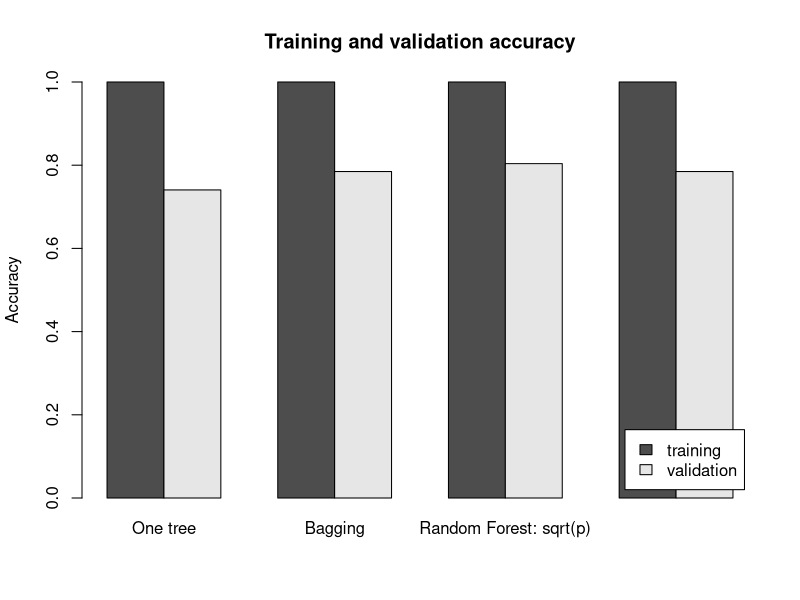
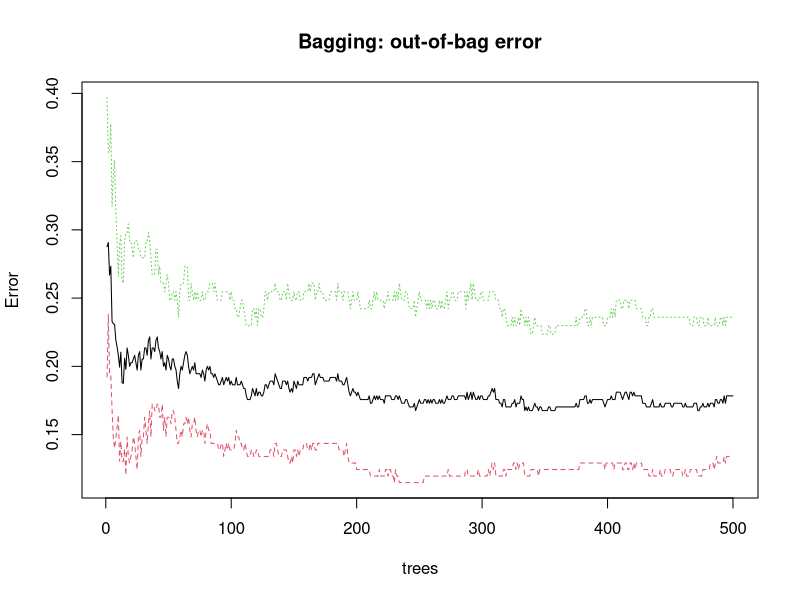
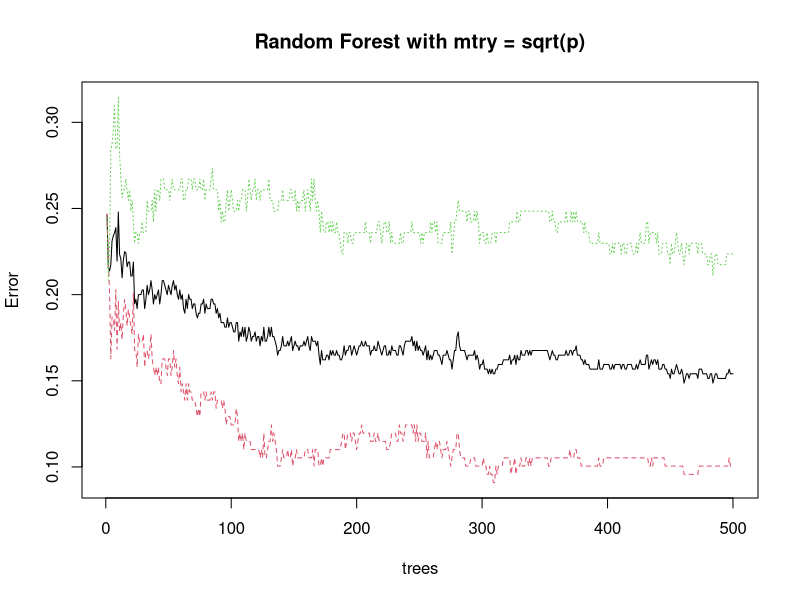
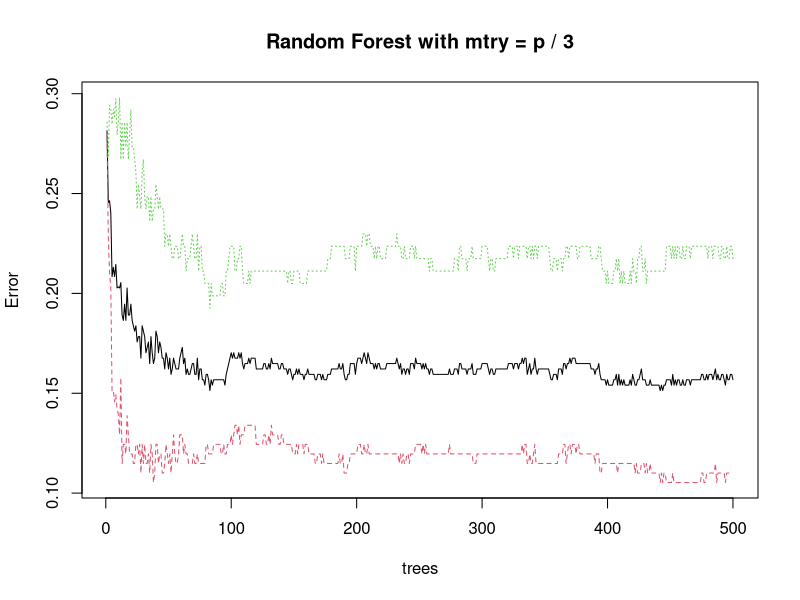
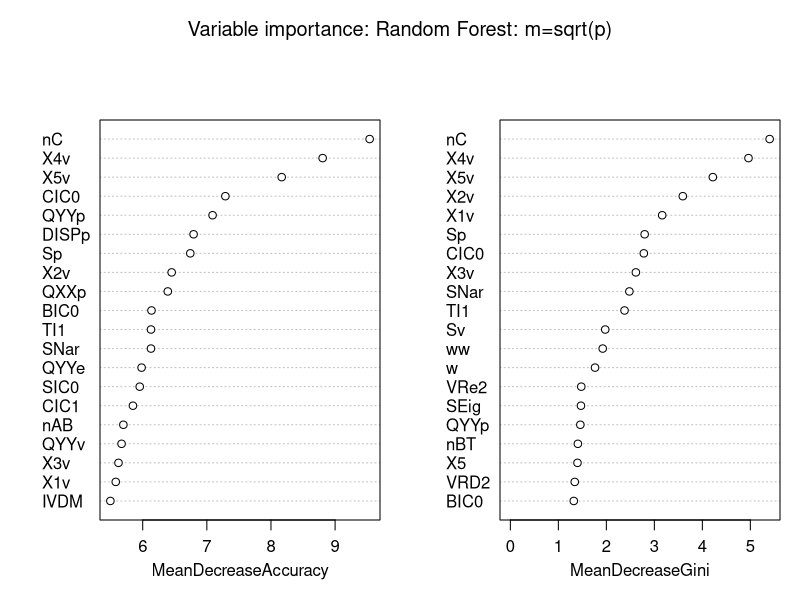
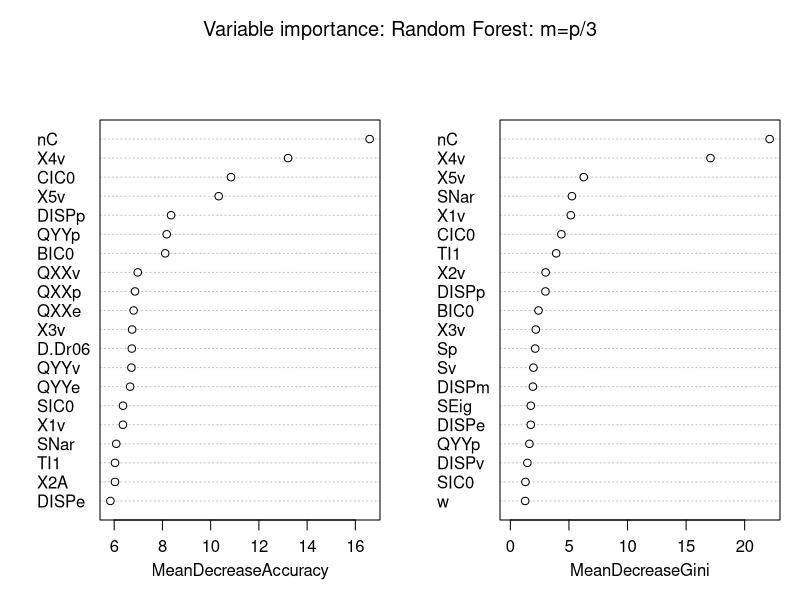
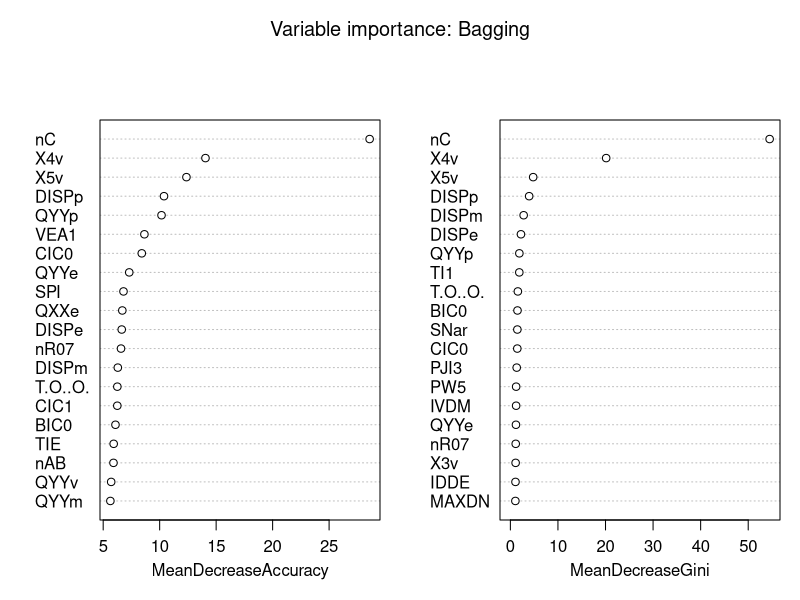

The R script that drew these images, in order:
############################################################
# Random Forest tutorial
# Course: 732G57
#
# Dataset:
#   MDRR data from the caret package
#
# Models:
#   1. One unpruned tree
#   2. Bagging
#   3. Random Forest with mtry = sqrt(p)
#   4. Random Forest with mtry = p / 3
############################################################


############################################################
# 1. Load packages and data
############################################################

library(caret)
library(randomForest)

data(mdrr)
?mdrr
# Predictor matrix
X <- mdrrDescr

# Binary response
y <- mdrrClass

# Inspect the data
dim(X)
table(y)
str(y)

# Number of observations and predictors
n <- nrow(X)
p <- ncol(X)

cat("Number of observations:", n, "\n")
cat("Number of predictors:", p, "\n")
cat("Classes:\n")
print(table(y))


############################################################
# 2. Remove near-zero variance predictors
############################################################

# Some molecular descriptors may contain almost no variation.
# These variables contribute little information and can create
# unnecessary computations.

nzv_index <- nearZeroVar(X)

if (length(nzv_index) > 0) {
  X <- X[, -nzv_index, drop = FALSE]
}

p <- ncol(X)

cat("Number of predictors after preprocessing:", p, "\n")


############################################################
# 3. Split into training and validation data
############################################################

set.seed(73257)

# Stratified split:
# approximately 70% from each class goes to training data.

train_index <- createDataPartition(
  y = y,
  p = 0.70,
  list = FALSE
)

X_train <- X[train_index, , drop = FALSE]
X_valid <- X[-train_index, , drop = FALSE]

y_train <- y[train_index]
y_valid <- y[-train_index]

cat("\nTraining data:\n")
print(dim(X_train))
print(table(y_train))

cat("\nValidation data:\n")
print(dim(X_valid))
print(table(y_valid))


############################################################
# 4. Choose values for mtry
############################################################

p <- ncol(X_train)

mtry_bagging <- p
mtry_sqrt <- max(1, floor(sqrt(p)))
mtry_third <- max(1, floor(p / 3))

cat("\nValues of mtry:\n")
cat("Bagging:", mtry_bagging, "\n")
cat("sqrt(p):", mtry_sqrt, "\n")
cat("p / 3:", mtry_third, "\n")


############################################################
# 5. Model 1: One tree
############################################################

# The randomForest package does not fit a pruned CART tree.
#
# Here we create one randomForest-style tree:
#   - ntree = 1 gives one tree
#   - mtry = p allows all predictors at each split
#   - replace = FALSE and sampsize = n use all training data
#
# This is suitable for illustrating the transition from
# one tree to bagging and Random Forest.

set.seed(1001)

fit_tree <- randomForest(
  x = X_train,
  y = y_train,
  ntree = 1,
  mtry = p,
  replace = FALSE,
  sampsize = nrow(X_train),
  nodesize = 1,
  importance = TRUE
)

print(fit_tree)


############################################################
# 6. Model 2: Bagging
############################################################

# Bagging uses all p predictors as candidates at every split.
#
# Each tree is fitted to a bootstrap sample, but there is no
# random predictor selection at the splits.

set.seed(1002)

fit_bagging <- randomForest(
  x = X_train,
  y = y_train,
  ntree = 500,
  mtry = mtry_bagging,
  replace = TRUE,
  nodesize = 1,
  importance = TRUE
)

print(fit_bagging)


############################################################
# 7. Model 3: Random Forest with mtry = sqrt(p)
############################################################

# At each split, approximately sqrt(p) randomly selected
# predictors are considered.

set.seed(1003)

fit_rf_sqrt <- randomForest(
  x = X_train,
  y = y_train,
  ntree = 500,
  mtry = mtry_sqrt,
  replace = TRUE,
  nodesize = 1,
  importance = TRUE
)

print(fit_rf_sqrt)


############################################################
# 8. Model 4: Random Forest with mtry = p / 3
############################################################

# A larger set of candidate predictors is considered
# at each split.

set.seed(1004)

fit_rf_third <- randomForest(
  x = X_train,
  y = y_train,
  ntree = 500,
  mtry = mtry_third,
  replace = TRUE,
  nodesize = 1,
  importance = TRUE
)

print(fit_rf_third)


############################################################
# 9. Predicted classes for training data
############################################################

tree_train_class <- predict(
  fit_tree,
  newdata = X_train,
  type = "response"
)

bagging_train_class <- predict(
  fit_bagging,
  newdata = X_train,
  type = "response"
)

rf_sqrt_train_class <- predict(
  fit_rf_sqrt,
  newdata = X_train,
  type = "response"
)

rf_third_train_class <- predict(
  fit_rf_third,
  newdata = X_train,
  type = "response"
)


############################################################
# 10. Predicted classes for validation data
############################################################

tree_valid_class <- predict(
  fit_tree,
  newdata = X_valid,
  type = "response"
)

bagging_valid_class <- predict(
  fit_bagging,
  newdata = X_valid,
  type = "response"
)

rf_sqrt_valid_class <- predict(
  fit_rf_sqrt,
  newdata = X_valid,
  type = "response"
)

rf_third_valid_class <- predict(
  fit_rf_third,
  newdata = X_valid,
  type = "response"
)


############################################################
# 11. Predicted probabilities for training data
############################################################

tree_train_prob <- predict(
  fit_tree,
  newdata = X_train,
  type = "prob"
)

bagging_train_prob <- predict(
  fit_bagging,
  newdata = X_train,
  type = "prob"
)

rf_sqrt_train_prob <- predict(
  fit_rf_sqrt,
  newdata = X_train,
  type = "prob"
)

rf_third_train_prob <- predict(
  fit_rf_third,
  newdata = X_train,
  type = "prob"
)


############################################################
# 12. Predicted probabilities for validation data
############################################################

tree_valid_prob <- predict(
  fit_tree,
  newdata = X_valid,
  type = "prob"
)

bagging_valid_prob <- predict(
  fit_bagging,
  newdata = X_valid,
  type = "prob"
)

rf_sqrt_valid_prob <- predict(
  fit_rf_sqrt,
  newdata = X_valid,
  type = "prob"
)

rf_third_valid_prob <- predict(
  fit_rf_third,
  newdata = X_valid,
  type = "prob"
)


############################################################
# 13. Collect fitted values for training data
############################################################

train_predictions <- data.frame(
  observed = y_train,
  tree = tree_train_class,
  bagging = bagging_train_class,
  rf_sqrt = rf_sqrt_train_class,
  rf_p_third = rf_third_train_class,
  tree_prob_active = tree_train_prob[, "Active"],
  bagging_prob_active = bagging_train_prob[, "Active"],
  rf_sqrt_prob_active = rf_sqrt_train_prob[, "Active"],
  rf_p_third_prob_active = rf_third_train_prob[, "Active"]
)

head(train_predictions)


############################################################
# 14. Collect predictions for validation data
############################################################

valid_predictions <- data.frame(
  observed = y_valid,
  tree = tree_valid_class,
  bagging = bagging_valid_class,
  rf_sqrt = rf_sqrt_valid_class,
  rf_p_third = rf_third_valid_class,
  tree_prob_active = tree_valid_prob[, "Active"],
  bagging_prob_active = bagging_valid_prob[, "Active"],
  rf_sqrt_prob_active = rf_sqrt_valid_prob[, "Active"],
  rf_p_third_prob_active = rf_third_valid_prob[, "Active"]
)

head(valid_predictions)


############################################################
# 15. Compute accuracy
############################################################

classification_accuracy <- function(observed, predicted) {
  
  mean(observed == predicted)
  
}

accuracy_results <- data.frame(
  model = c(
    "One tree",
    "Bagging",
    "Random Forest: sqrt(p)",
    "Random Forest: p / 3"
  ),
  mtry = c(
    p,
    mtry_bagging,
    mtry_sqrt,
    mtry_third
  ),
  train_accuracy = c(
    classification_accuracy(y_train, tree_train_class),
    classification_accuracy(y_train, bagging_train_class),
    classification_accuracy(y_train, rf_sqrt_train_class),
    classification_accuracy(y_train, rf_third_train_class)
  ),
  validation_accuracy = c(
    classification_accuracy(y_valid, tree_valid_class),
    classification_accuracy(y_valid, bagging_valid_class),
    classification_accuracy(y_valid, rf_sqrt_valid_class),
    classification_accuracy(y_valid, rf_third_valid_class)
  )
)

print(accuracy_results)


############################################################
# 16. Confusion matrices
############################################################

cat("\n==================================================\n")
cat("One tree: validation data\n")
cat("==================================================\n")

print(
  confusionMatrix(
    data = tree_valid_class,
    reference = y_valid,
    positive = "Active"
  )
)

cat("\n==================================================\n")
cat("Bagging: validation data\n")
cat("==================================================\n")

print(
  confusionMatrix(
    data = bagging_valid_class,
    reference = y_valid,
    positive = "Active"
  )
)

cat("\n==================================================\n")
cat("Random Forest with mtry = sqrt(p): validation data\n")
cat("==================================================\n")

print(
  confusionMatrix(
    data = rf_sqrt_valid_class,
    reference = y_valid,
    positive = "Active"
  )
)

cat("\n==================================================\n")
cat("Random Forest with mtry = p / 3: validation data\n")
cat("==================================================\n")

print(
  confusionMatrix(
    data = rf_third_valid_class,
    reference = y_valid,
    positive = "Active"
  )
)


############################################################
# 17. Compare training and validation accuracy
############################################################

accuracy_matrix <- rbind(
  training = accuracy_results$train_accuracy,
  validation = accuracy_results$validation_accuracy
)

colnames(accuracy_matrix) <- accuracy_results$model

barplot(
  accuracy_matrix,
  beside = TRUE,
  ylim = c(0, 1),
  ylab = "Accuracy",
  main = "Training and validation accuracy",
  legend.text = rownames(accuracy_matrix),
  args.legend = list(
    x = "bottomright",
    inset = 0.02
  )
)


############################################################
# 18. Out-of-bag error
############################################################

# The one-tree model is excluded because the tree used all
# observations without replacement and therefore has no
# meaningful out-of-bag sample.

cat("\nFinal OOB error for bagging:\n")
print(tail(fit_bagging$err.rate[, "OOB"], 1))

cat("\nFinal OOB error for Random Forest with sqrt(p):\n")
print(tail(fit_rf_sqrt$err.rate[, "OOB"], 1))

cat("\nFinal OOB error for Random Forest with p / 3:\n")
print(tail(fit_rf_third$err.rate[, "OOB"], 1))


############################################################
# 19. Plot out-of-bag error as trees are added
############################################################

plot(
  fit_bagging,
  main = "Bagging: out-of-bag error"
)

plot(
  fit_rf_sqrt,
  main = "Random Forest with mtry = sqrt(p)"
)

plot(
  fit_rf_third,
  main = "Random Forest with mtry = p / 3"
)


############################################################
# 20. Variable importance
############################################################

varImpPlot(
  fit_rf_sqrt,
  n.var = 20,
  main = "Variable importance: Random Forest: m=sqrt(p)"
)


varImpPlot(
  fit_rf_third,
  n.var = 20,
  main = "Variable importance: Random Forest: m=p/3"
)

varImpPlot(
  fit_bagging,
  n.var = 20,
  main = "Variable importance: Bagging"
)


############################################################
# 21. Inspect individual predictions
############################################################

head(
  valid_predictions[
    order(-valid_predictions$rf_sqrt_prob_active),
  ],
  10
)


############################################################
# 22. Final summary
############################################################

print(accuracy_results)
